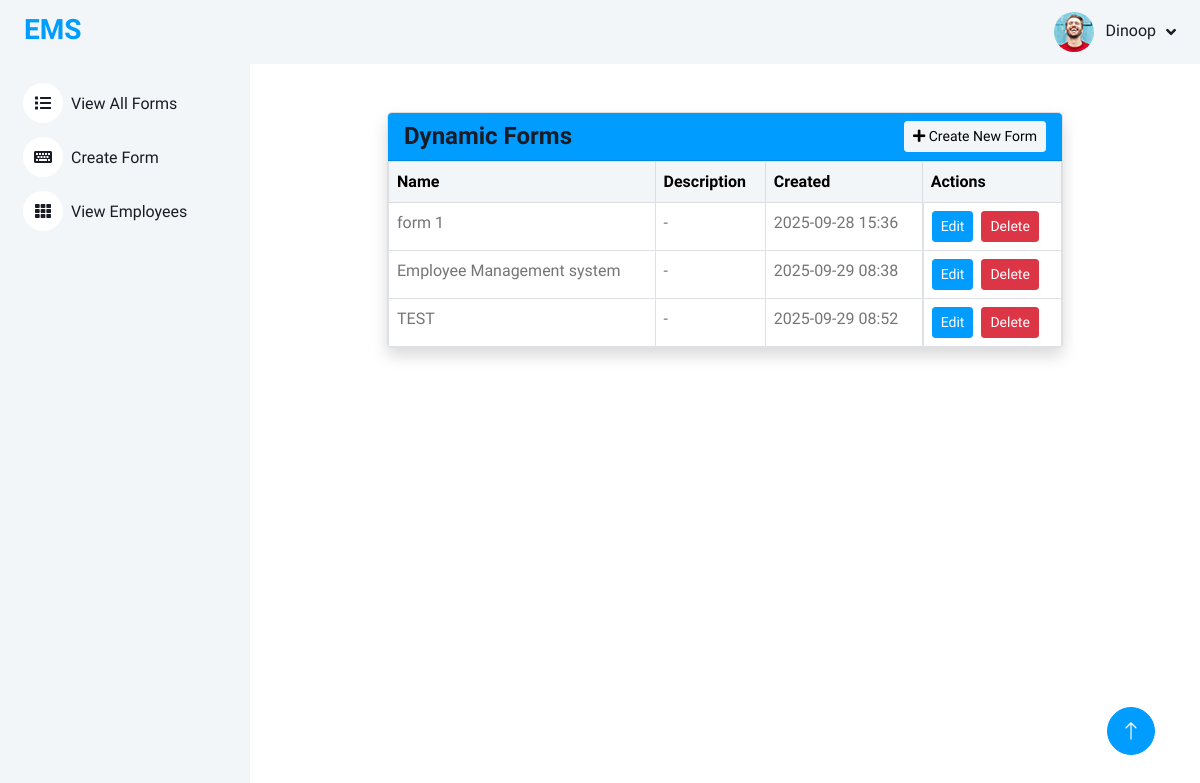
The page /forms/ (signed in) on the database its author committed.
### formsbuilder/models.py (models this page shows, shortened)
class DynamicForm(models.Model):
    name = models.CharField(max_length=200)
    description = models.TextField(blank=True, null=True)
    created_at = models.DateTimeField(auto_now_add=True)

### formsbuilder/views.py (the view)
# urls.py: path("", views.form_list, name="form_list"),
def form_list(request):
    forms = DynamicForm.objects.all()
    return render(request, "formsbuilder/form_list.html", {"forms": forms})

### templates/formsbuilder/form_list.html (shortened to what this page needs)
{% extends 'admin/admin_base.html' %}
{% load static %}
{% block content %}
<div class="container mt-5" style="max-width:700px;">
    <div class="card shadow">
        <div class="card-header bg-primary text-white d-flex justify-content-between align-items-center">
            <h4 class="mb-0">Dynamic Forms</h4>
            <a href="{% url 'form_create' %}" class="btn btn-light btn-sm"><i class="fa fa-plus"></i> Create New Form</a>
        </div>
        <div class="card-body p-0">
            <table class="table table-bordered mb-0">
                <thead class="table-light">
                    <tr>
                        <th>Name</th>
                        <th>Description</th>
                        <th>Created</th>
                        <th>Actions</th>
                    </tr>
                </thead>
                <tbody>
                    {% for f in forms %}
                        <tr>
                            <td>{{ f.name }}</td>
                            <td>{{ f.description|default:'-' }}</td>
                            <td>{{ f.created_at|date:'Y-m-d H:i' }}</td>
                            <td class="d-flex gap-2">
                                <a href="{% url 'form_edit' f.id %}" class="btn btn-sm btn-primary">Edit</a>
                                <form method="post" action="{% url 'form_delete' f.id %}" style="display:inline;">
                                    <button type="submit" class="btn btn-sm btn-danger" onclick="return confirm('Are you sure you want to delete this form?');">Delete</button>
                                </form>
                            </td>
                        </tr>
                    {% empty %}
                        <tr><td colspan="4" class="text-center text-muted">No forms created yet.</td></tr>
                    {% endfor %}
                </tbody>
            </table>
        </div>
    </div>
</div>
{% endblock %}

### templates/admin/admin_base.html (shortened to what this page needs)
<!DOCTYPE html>
{% load static %}
<html lang="en">
<head>
    <link href="https://cdnjs.cloudflare.com/ajax/libs/font-awesome/5.10.0/css/all.min.css" rel="stylesheet">
    <link href="https://cdn.jsdelivr.net/npm/bootstrap-icons@1.4.1/font/bootstrap-icons.css" rel="stylesheet">
    <link href="{% static 'lib/owlcarousel/assets/owl.carousel.min.css' %}" rel="stylesheet">
    <link href="{% static 'lib/tempusdominus/css/tempusdominus-bootstrap-4.min.css' %}" rel="stylesheet" />
    <link href="{% static 'css/bootstrap.min.css' %}" rel="stylesheet">
    <link href="{% static 'css/style.css' %}" rel="stylesheet">
</head>
<body>
    <div class="container-xxl position-relative bg-white d-flex p-0">
        <div class="sidebar pe-4 pb-3">
            <nav class="navbar bg-light navbar-light">
                <a href="index.html" class="navbar-brand mx-4 mb-3">
                    <h3 class="text-primary"></i>EMS</h3>
                </a>
                <div class="navbar-nav w-100">
                    <a href="{% url 'form_list' %}" class="nav-item nav-link"><i class="fa fa-list me-2"></i>View All Forms</a>
                    <a href="{% url 'form_create' %}" class="nav-item nav-link"><i class="fa fa-keyboard me-2"></i>Create Form</a>
                    <a href="{% url 'view_employees' %}" class="nav-item nav-link"><i class="fa fa-th me-2"></i>View Employees</a>
                </div>
            </nav>
        </div>
        <div class="content">
            <nav class="navbar navbar-expand bg-light navbar-light sticky-top px-4 py-0">
                <div class="navbar-nav align-items-center ms-auto">
                    <div class="nav-item dropdown">
                        <a href="#" class="nav-link dropdown-toggle" data-bs-toggle="dropdown">
                            <img class="rounded-circle me-lg-2" src="{% static 'img/user.jpg' %}" alt="" style="width: 40px; height: 40px;">
                            <span class="d-none d-lg-inline-flex">{{ request.user.username|capfirst }}</span>
                        </a>
                    </div>
                </div>
            </nav>
{% block content %}
{% endblock %}
        <a href="#" class="btn btn-lg btn-primary btn-lg-square back-to-top"><i class="bi bi-arrow-up"></i></a>
    </div>
</body>
</html>

### static/css/style.css (style rules this page uses)
:root { --primary: #009CFF; --light: #F3F6F9; --dark: #191C24; }
.back-to-top { position: fixed; display: none; right: 45px; bottom: 45px; z-index: 99; }
.btn { transition: .5s; }
.btn.btn-primary { color: #FFFFFF; }
.btn-lg-square { width: 48px; height: 48px; }
.btn-square, .btn-sm-square, .btn-lg-square { padding: 0; display: inline-flex; align-items: center; justify-content: center; font-weight: normal; border-radius: 50px; }
.sidebar { position: fixed; top: 0; left: 0; bottom: 0; width: 250px; height: 100vh; overflow-y: auto; background: var(--light); transition: 0.5s; z-index: 999; }
.content { margin-left: 250px; min-height: 100vh; background: #FFFFFF; transition: 0.5s; }
@media (min-width: 992px) { .sidebar { margin-left: 0; } }
@media (min-width: 992px) { .content { width: calc(100% - 250px); } }
.sidebar .navbar .navbar-nav .nav-link { padding: 7px 20px; color: var(--dark); font-weight: 500; border-left: 3px solid var(--light); border-radius: 0 30px 30px 0; outline: none; }
.sidebar .navbar .navbar-nav .nav-link i { width: 40px; height: 40px; display: inline-flex; align-items: center; justify-content: center; background: #FFFFFF; border-radius: 40px; }
.content .navbar .navbar-nav .nav-link { margin-left: 25px; padding: 12px 0; color: var(--dark); outline: none; }
.content .navbar .dropdown-toggle::after { margin-left: 6px; vertical-align: middle; border: none; content: "\f107"; font-family: "Font Awesome 5 Free"; font-weight: 900; transition: .5s; }

### rows shown on the page
DynamicForm: name "form 1", description "-", created_at "2025-09-28 15:36"
DynamicForm: name "Employee Management system", description "-", created_at "2025-09-29 08:38"
DynamicForm: name "TEST", description "-", created_at "2025-09-29 08:52"

### other values the page prints
{{ request.user.username|capfirst }} "Dinoop"
